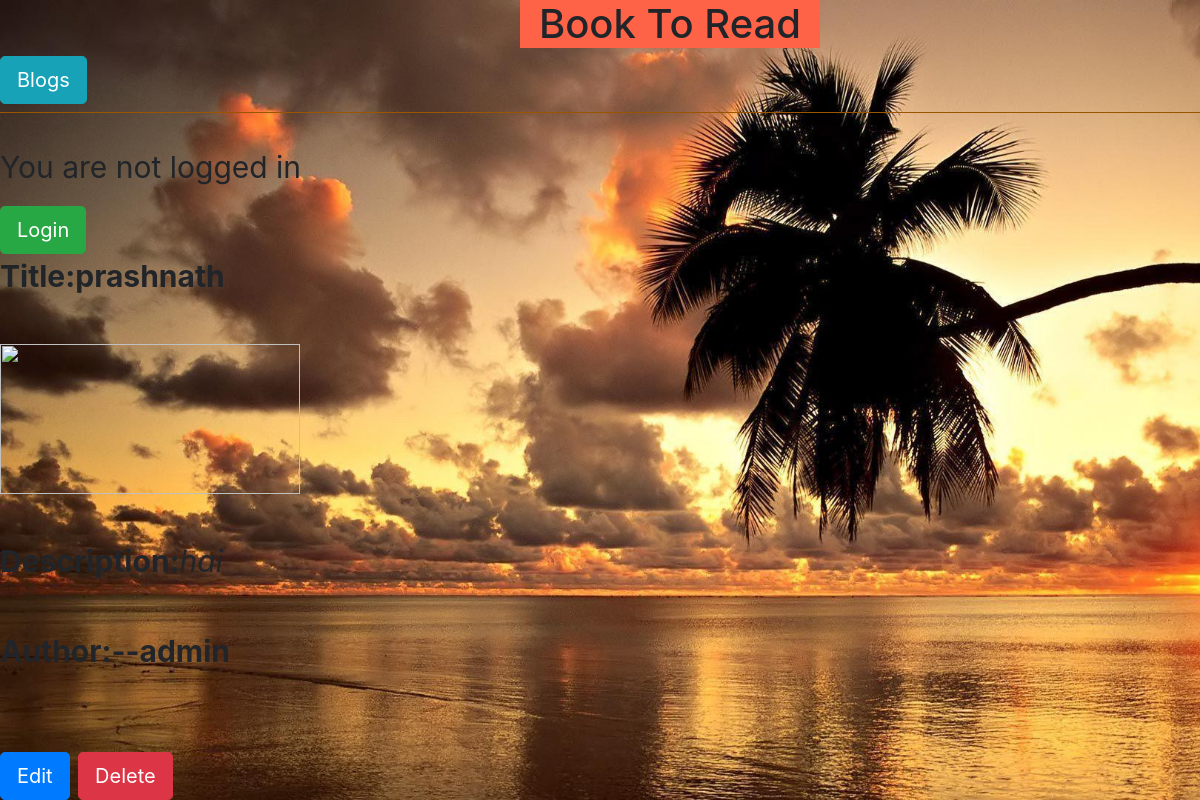
/post/5/, run on the app's committed database.
### bookapp/models.py (models this page shows, shortened)
class Book(models.Model):
    title=models.CharField(max_length=200)
    author=models.ForeignKey('auth.user',on_delete=models.CASCADE)
    description=models.TextField()
    img=models.ImageField(blank=True)
    def imageURL(self):
        try:
            img=self.img.url
        except:
            img=''
        return img

### bookapp/views.py (the view)
# urls.py: path('post/<int:pk>/',DetailView.as_view(),name='post'),
class DetailView(DetailView):
    model = Book
    template_name='post.html'

### templates/post.html
{% extends 'base.html' %}
{% load static %}
{% block content %}
    <div class='post-entry'>
    <strong>Title:{{object.title}}</strong> <br><br>
    <img src="{{object.imageURL}}"><br><br>
    <b>Description:</b><i>{{object.description}}</i><br><br>
    <b>Author:--{{object.author}}</b><br><br>
    </div>
    <a href="{% url 'post_edit' book.pk %}"><button type="button" class="btn btn-primary btn-lg">Edit</button></a>
    <a href="{% url 'delete' book.pk%}"><button type="button" class="btn btn-danger btn-lg">Delete</button></a>
{% endblock content %}

### static/css/main.css (style rules this page uses)
body { background-color:cyan; background-image:url('/static/images/sunset.jpg'); background-attachment: fixed; background-size: cover; }
.post-entry { margin-bottom: 2rem; }

### templates/base.html (style rules this page uses)
body { font-size: 30px; }
img { height: 150px; width: 300px; }

### data on the page
Book: title "prashnath", description "hai", author "admin"
